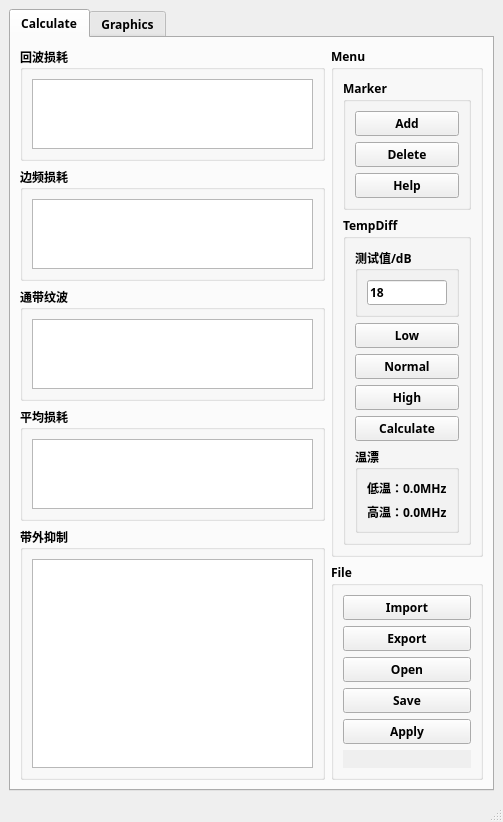
<?xml version="1.0" encoding="UTF-8"?>
<ui version="4.0">
 <class>MainWindow</class>
 <widget class="QMainWindow" name="MainWindow">
  <property name="geometry">
   <rect>
    <x>0</x>
    <y>0</y>
    <width>503</width>
    <height>811</height>
   </rect>
  </property>
  <property name="windowTitle">
   <string>CalculateS2P</string>
  </property>
  <widget class="QWidget" name="centralwidget">
   <layout class="QGridLayout" name="gridLayout">
    <item row="0" column="0">
     <widget class="QTabWidget" name="Calculate_Tab">
      <property name="font">
       <font>
        <family>等线</family>
        <weight>75</weight>
        <bold>true</bold>
       </font>
      </property>
      <property name="currentIndex">
       <number>0</number>
      </property>
      <widget class="QWidget" name="Cal_tab">
       <attribute name="title">
        <string>Calculate</string>
       </attribute>
       <layout class="QVBoxLayout" name="verticalLayout_14">
        <item>
         <layout class="QHBoxLayout" name="horizontalLayout" stretch="3,1">
          <item>
           <layout class="QVBoxLayout" name="verticalLayout" stretch="1,1,1,1,3">
            <item>
             <widget class="QGroupBox" name="RL_Label">
              <property name="font">
               <font>
                <family>等线</family>
                <weight>75</weight>
                <bold>true</bold>
               </font>
              </property>
              <property name="title">
               <string>回波损耗</string>
              </property>
              <layout class="QVBoxLayout" name="verticalLayout_12">
               <item>
                <widget class="QTableWidget" name="RL_Table">
                 <property name="font">
                  <font>
                   <family>等线</family>
                  </font>
                 </property>
                 <attribute name="horizontalHeaderMinimumSectionSize">
                  <number>20</number>
                 </attribute>
                 <attribute name="horizontalHeaderDefaultSectionSize">
                  <number>94</number>
                 </attribute>
                 <attribute name="verticalHeaderMinimumSectionSize">
                  <number>25</number>
                 </attribute>
                 <attribute name="verticalHeaderDefaultSectionSize">
                  <number>25</number>
                 </attribute>
                </widget>
               </item>
              </layout>
             </widget>
            </item>
            <item>
             <widget class="QGroupBox" name="MaxIL_Label">
              <property name="font">
               <font>
                <family>等线</family>
                <weight>75</weight>
                <bold>true</bold>
               </font>
              </property>
              <property name="title">
               <string>边频损耗</string>
              </property>
              <layout class="QVBoxLayout" name="verticalLayout_4">
               <item>
                <widget class="QTableWidget" name="MaxIL_Table">
                 <property name="font">
                  <font>
                   <family>等线</family>
                   <weight>50</weight>
                   <bold>false</bold>
                  </font>
                 </property>
                 <property name="autoScrollMargin">
                  <number>16</number>
                 </property>
                 <property name="rowCount">
                  <number>0</number>
                 </property>
                 <property name="columnCount">
                  <number>0</number>
                 </property>
                 <attribute name="horizontalHeaderCascadingSectionResizes">
                  <bool>false</bool>
                 </attribute>
                 <attribute name="horizontalHeaderMinimumSectionSize">
                  <number>20</number>
                 </attribute>
                 <attribute name="horizontalHeaderDefaultSectionSize">
                  <number>94</number>
                 </attribute>
                 <attribute name="verticalHeaderMinimumSectionSize">
                  <number>25</number>
                 </attribute>
                 <attribute name="verticalHeaderDefaultSectionSize">
                  <number>25</number>
                 </attribute>
                </widget>
               </item>
              </layout>
             </widget>
            </item>
            <item>
             <widget class="QGroupBox" name="Ripple_Label">
              <property name="font">
               <font>
                <family>等线</family>
                <weight>75</weight>
                <bold>true</bold>
               </font>
              </property>
              <property name="title">
               <string>通带纹波</string>
              </property>
              <layout class="QVBoxLayout" name="verticalLayout_13">
               <item>
                <widget class="QTableWidget" name="Ripple_Table">
                 <attribute name="horizontalHeaderMinimumSectionSize">
                  <number>20</number>
                 </attribute>
                 <attribute name="horizontalHeaderDefaultSectionSize">
                  <number>94</number>
                 </attribute>
                 <attribute name="verticalHeaderDefaultSectionSize">
                  <number>25</number>
                 </attribute>
                </widget>
               </item>
              </layout>
             </widget>
            </item>
            <item>
             <widget class="QGroupBox" name="AvgIL_Label">
              <property name="font">
               <font>
                <family>等线</family>
                <weight>75</weight>
                <bold>true</bold>
               </font>
              </property>
              <property name="title">
               <string>平均损耗</string>
              </property>
              <layout class="QVBoxLayout" name="verticalLayout_6">
               <item>
                <widget class="QTableWidget" name="AvgIL_Table">
                 <property name="font">
                  <font>
                   <family>等线</family>
                  </font>
                 </property>
                 <property name="rowCount">
                  <number>0</number>
                 </property>
                 <attribute name="horizontalHeaderMinimumSectionSize">
                  <number>20</number>
                 </attribute>
                 <attribute name="horizontalHeaderDefaultSectionSize">
                  <number>94</number>
                 </attribute>
                 <attribute name="verticalHeaderMinimumSectionSize">
                  <number>25</number>
                 </attribute>
                 <attribute name="verticalHeaderDefaultSectionSize">
                  <number>25</number>
                 </attribute>
                </widget>
               </item>
              </layout>
             </widget>
            </item>
            <item>
             <widget class="QGroupBox" name="Att_Label">
              <property name="font">
               <font>
                <family>等线</family>
                <weight>75</weight>
                <bold>true</bold>
               </font>
              </property>
              <property name="title">
               <string>带外抑制</string>
              </property>
              <layout class="QVBoxLayout" name="verticalLayout_5">
               <item>
                <widget class="QTableWidget" name="Att_Table">
                 <property name="font">
                  <font>
                   <family>等线</family>
                  </font>
                 </property>
                 <property name="rowCount">
                  <number>0</number>
                 </property>
                 <attribute name="horizontalHeaderMinimumSectionSize">
                  <number>20</number>
                 </attribute>
                 <attribute name="horizontalHeaderDefaultSectionSize">
                  <number>94</number>
                 </attribute>
                 <attribute name="verticalHeaderMinimumSectionSize">
                  <number>25</number>
                 </attribute>
                 <attribute name="verticalHeaderDefaultSectionSize">
                  <number>25</number>
                 </attribute>
                </widget>
               </item>
              </layout>
             </widget>
            </item>
           </layout>
          </item>
          <item>
           <layout class="QVBoxLayout" name="verticalLayout_3" stretch="3,3">
            <item>
             <widget class="QGroupBox" name="Menu_Label">
              <property name="font">
               <font>
                <family>等线</family>
                <weight>75</weight>
                <bold>true</bold>
               </font>
              </property>
              <property name="title">
               <string>Menu</string>
              </property>
              <layout class="QVBoxLayout" name="verticalLayout_8" stretch="1,0">
               <item>
                <widget class="QGroupBox" name="Marker_Label">
                 <property name="title">
                  <string>Marker</string>
                 </property>
                 <layout class="QVBoxLayout" name="verticalLayout_9">
                  <item>
                   <widget class="QPushButton" name="AddButton">
                    <property name="text">
                     <string>Add</string>
                    </property>
                   </widget>
                  </item>
                  <item>
                   <widget class="QPushButton" name="DeleteButton">
                    <property name="text">
                     <string>Delete</string>
                    </property>
                   </widget>
                  </item>
                  <item>
                   <widget class="QPushButton" name="HelpButton">
                    <property name="text">
                     <string>Help</string>
                    </property>
                   </widget>
                  </item>
                 </layout>
                </widget>
               </item>
               <item>
                <widget class="QGroupBox" name="Temp_Label">
                 <property name="title">
                  <string>TempDiff</string>
                 </property>
                 <layout class="QVBoxLayout" name="verticalLayout_10" stretch="0,1,1,1,1,0">
                  <item>
                   <widget class="QGroupBox" name="ValueLabel">
                    <property name="title">
                     <string>测试值/dB</string>
                    </property>
                    <layout class="QVBoxLayout" name="verticalLayout_11">
                     <item>
                      <widget class="QLineEdit" name="ValueEdit">
                       <property name="text">
                        <string>18</string>
                       </property>
                      </widget>
                     </item>
                    </layout>
                   </widget>
                  </item>
                  <item>
                   <widget class="QPushButton" name="LowButton">
                    <property name="text">
                     <string>Low</string>
                    </property>
                   </widget>
                  </item>
                  <item>
                   <widget class="QPushButton" name="NormalButton">
                    <property name="text">
                     <string>Normal</string>
                    </property>
                   </widget>
                  </item>
                  <item>
                   <widget class="QPushButton" name="HighButton">
                    <property name="text">
                     <string>High</string>
                    </property>
                   </widget>
                  </item>
                  <item>
                   <widget class="QPushButton" name="CalculateButton">
                    <property name="text">
                     <string>Calculate</string>
                    </property>
                   </widget>
                  </item>
                  <item>
                   <widget class="QGroupBox" name="TempDiff_Text">
                    <property name="title">
                     <string>温漂</string>
                    </property>
                    <layout class="QVBoxLayout" name="verticalLayout_2">
                     <item>
                      <widget class="QLabel" name="LowText">
                       <property name="text">
                        <string>低温：0.0MHz</string>
                       </property>
                      </widget>
                     </item>
                     <item>
                      <widget class="QLabel" name="HighText">
                       <property name="text">
                        <string>高温：0.0MHz</string>
                       </property>
                      </widget>
                     </item>
                    </layout>
                   </widget>
                  </item>
                 </layout>
                </widget>
               </item>
              </layout>
             </widget>
            </item>
            <item>
             <widget class="QGroupBox" name="File_Label">
              <property name="font">
               <font>
                <family>等线</family>
                <weight>75</weight>
                <bold>true</bold>
               </font>
              </property>
              <property name="title">
               <string>File</string>
              </property>
              <layout class="QVBoxLayout" name="verticalLayout_7" stretch="2,2,0,0,2,1">
               <item>
                <widget class="QPushButton" name="ImportButton">
                 <property name="font">
                  <font>
                   <pointsize>9</pointsize>
                   <weight>75</weight>
                   <bold>true</bold>
                  </font>
                 </property>
                 <property name="text">
                  <string>Import</string>
                 </property>
                </widget>
               </item>
               <item>
                <widget class="QPushButton" name="ExportButton">
                 <property name="text">
                  <string>Export</string>
                 </property>
                </widget>
               </item>
               <item>
                <widget class="QPushButton" name="OpenButton">
                 <property name="text">
                  <string>Open</string>
                 </property>
                </widget>
               </item>
               <item>
                <widget class="QPushButton" name="SaveButton">
                 <property name="text">
                  <string>Save</string>
                 </property>
                </widget>
               </item>
               <item>
                <widget class="QPushButton" name="ApplyButton">
                 <property name="text">
                  <string>Apply</string>
                 </property>
                </widget>
               </item>
               <item>
                <widget class="QLabel" name="FileName_label">
                 <property name="autoFillBackground">
                  <bool>true</bool>
                 </property>
                 <property name="midLineWidth">
                  <number>5</number>
                 </property>
                 <property name="text">
                  <string/>
                 </property>
                 <property name="wordWrap">
                  <bool>true</bool>
                 </property>
                </widget>
               </item>
              </layout>
             </widget>
            </item>
           </layout>
          </item>
         </layout>
        </item>
       </layout>
      </widget>
      <widget class="QWidget" name="Grap_tab">
       <attribute name="title">
        <string>Graphics</string>
       </attribute>
      </widget>
     </widget>
    </item>
   </layout>
  </widget>
  <widget class="QMenuBar" name="menubar">
   <property name="geometry">
    <rect>
     <x>0</x>
     <y>0</y>
     <width>503</width>
     <height>23</height>
    </rect>
   </property>
  </widget>
  <widget class="QStatusBar" name="statusbar"/>
 </widget>
 <resources/>
 <connections/>
</ui>
